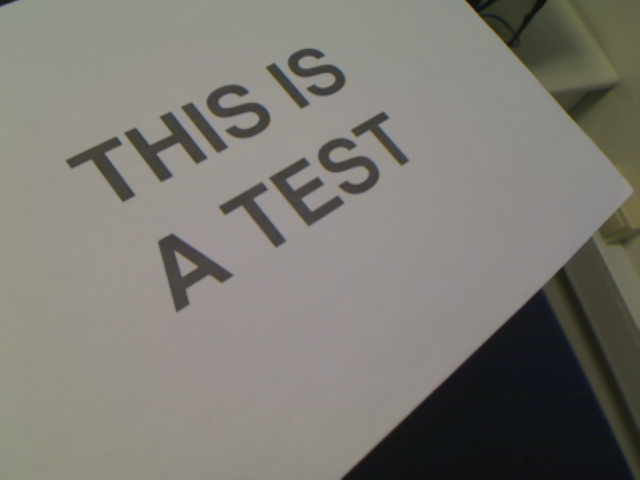
#> input picture images/contours.png, 640 x 480 px
$ jupyter execute transf-dist.ipynb   (shell and % lines are left out)
#> lines starting #> are read from the running program, lines starting #| are printed output that depends on the picture; after the words box and inside, x2 and y2 are one past the last pixel; in counts of white or black regions, pixels touching at a corner belong together
# Transformada de distancia

[wikipedia](https://en.wikipedia.org/wiki/Distance_transform)

Muchas tareas de procesamiento de imagen pueden atacarse de forma sencilla si se conoce la distancia de cualquier pixel de la imagen al punto más próximo de una determinada región $R$. En principio esto parece computacionalmente muy costoso, ya que exige calcular $N\times M$ distancias, siendo $N$ el número de pixels de interés en la imagen y $M$ el de los que pertenecen a $R$. Si nos interesa la imagen completa este número es enorme. Afortunadamente, existen [algoritmos](https://www.springer.com/cda/content/document/cda_downloaddocument/9780387312019-c1.pdf) muy eficientes para calcular la distancia de todos los puntos de la imagen. Por ejemplo, es posible calcular la transformada de distancia euclídea (aproximada) mediante solo dos pasadas por la imagen ([Borgefors](https://www.realestatetrading.com/storage/documents/Borgefors86__Work.pdf)).

[cell 1]

import numpy             as np
import cv2               as cv
import matplotlib.pyplot as plt

Veamos un ejemplo con la implementación de la transformada de distancia Euclídea exacta proporcionada por scipy.

Creamos una imagen  de prueba con tres "objetos":

[cell 2]
from scipy.ndimage import distance_transform_edt

plt.figure(figsize=(6,6))
x = np.zeros([300,300])
x[100:105,100:105] = 1
x[200:250,200:205] = 2
x[200:205,50:55] = 3

plt.imshow(x,interpolation=None);

El convenio de esta función es que la región "objeto" $R$ tiene valor *False* (o cero). En ellos la distancia será cero. La función calcula la distancia en los pixels *True* (o mayores que cero).

[cell 3]
d = distance_transform_edt(x==0)

plt.imshow(d, 'gray');

Además de la distancia, podemos pedir el pixel concreto más cercano. Esto nos permite segmentar la imagen en regiones de mayor proximidad. El truco para conseguir la representacion siguiente es marcar cada región con un número distinto.

[cell 4]
d,idxs = distance_transform_edt(x==0,return_indices=True)
idxs.shape

plt.imshow(x[idxs[0],idxs[1]]);

## Esqueleto de una figura

Ahora vamos a aplicar la transformada para calcular la distancia desde dentro de una región hasta el exterior.

[cell 5]
img = cv.imread('../images/contours.png')
#> img is the input picture: shape (480, 640, 3); mean B, G, R 116.1, 122.4, 125.3
g   = cv.cvtColor(img,cv.COLOR_BGR2GRAY)
x = (g < 128)[10:350, 10:450]
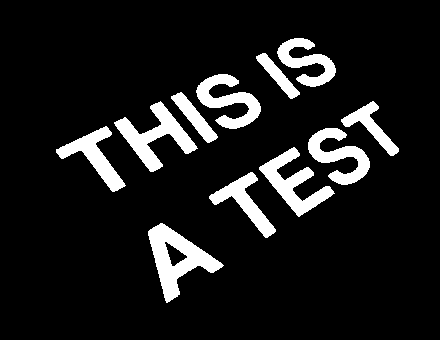
#> x: shape (340, 440) bool; 10.4% white; 11 white regions, largest, box (x1, y1, x2, y2) and area: (148, 223, 224, 303) 2376, (114, 101, 198, 172) 1974, (259, 147, 335, 217) 1790

plt.imshow(x);

[cell 6]
d = distance_transform_edt(x)
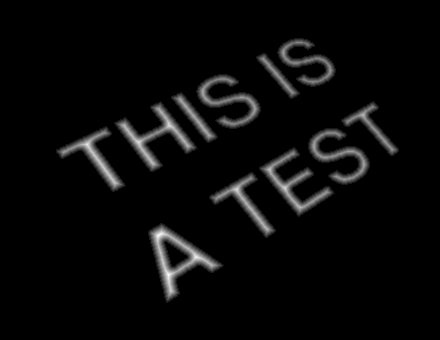
#> d: shape (340, 440) float64; min 0, max 9.85, mean 0.353; drawn with min black and max white

plt.imshow(d, 'gray');

Ampliamos un poco, y vemos como las zonas de máxima distancia se encuentran en la zona central de cada trozo:

[cell 7]
plt.imshow(d[200:310,120:250], 'gray');

El [skeleton](http://scikit-image.org/docs/0.10.x/auto_examples/plot_medial_transform.html) de la figura es el conjunto de puntos que tienen al menos dos puntos frontera a la máxima distancia. Está implementado en *skimage*.

[cell 8]
from skimage.morphology import medial_axis

[cell 9]
plt.figure(figsize=(8,8))
plt.imshow(medial_axis(x.astype(np.uint8)),interpolation='nearest');

## Separación de estructuras convexas solapadas

La siguiente imagen procede de una segmentación por color de una escena en la que hay numerosos objetos redondeados. Si estuvieran perfectamente separados se podrían identificar fácilmente mediante un sencillo etiquetado de componentes conexas. Al estar muchos de ellos pegados esto no funciona.

[cell 10]
img = cv.imread('../images/segm.png')
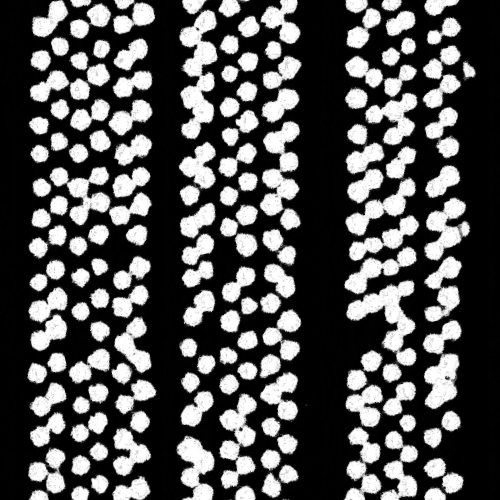
#> input picture images/segm.png, 500 x 500 px
#> img is the input picture: shape (500, 500, 3); min 0, max 255, mean 83.1
bw = cv.cvtColor(img,cv.COLOR_BGR2GRAY)

plt.figure(figsize=(6,6))
plt.imshow(bw,'gray');

Para este tipo de problema la transformada de distancia es muy útil. En este ejemplo usamos la implementación de OpenCV, que nos pide el tipo de distancia y el tamaño de una máscara auxiliar. La image de entrada debe ser de tipo *byte*, y de nuevo los puntos del fondo, con valor cero, son la región respecto a la cual se calcula la distancia. Mostramos un fragmento ampliado del resultado:

[cell 11]
plt.figure(figsize=(6,6))
td = cv.distanceTransform( (bw > 32).astype(np.uint8) , cv.DIST_L2, 5)
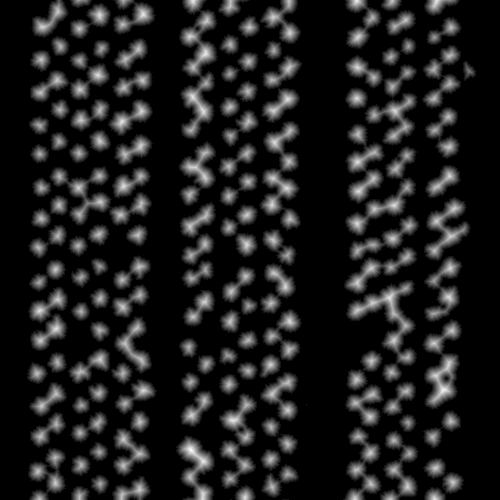
#> td: shape (500, 500) float32; min 0, max 12.19, mean 1.45; drawn with min black and max white
plt.imshow(td[:200,:200],'gray');

Se observa que los máximos de distancia están cerca del centro de cada mancha aunque haya objetos solapados: los estrechamientos producen picos de distancia claramente distintos. Estos picos pueden detectarse con una operación de "supresión de no máximos" (*nonmaxima supression (nms)*), que sea capaz de detectar máximos locales. Una forma simple de implementar esta operación consiste en comparar la imagen con un filtro de máximo de ella misma. Los máximos locales tendrán un valor igual al del máximo de sus vecinos. (Este método no es perfecto porque no tiene en cuenta posibles empates.)

[cell 12]
def nms(x, t = 0.1):
    m = cv.dilate(x, np.ones((5,5),np.uint8))  # filtro de máximo implementado como dilatación
    h = np.max(m)
    return (x == m) & (x > t*h)

Una idea que parece funcionar bastante bien consiste en suavizar ligeramente la imagen de entrada (con la idea de redondear los bordes), binarizar con un umbral razonable para crear la imagen de entrada, y calcular un suavizado final de la transformada de distancia para deshacer posibles empates, dejando pixels individuales como centros de los objetos detectados.

[cell 13]
S1 = 1
H  = 32
S2 = 1

dist = cv.GaussianBlur(cv.distanceTransform((cv.GaussianBlur(bw,(0,0),S1) > H).astype(np.uint8), cv.DIST_L2, 3),(0,0),S2)

[cell 14]
plt.figure(figsize=(6,6))
plt.imshow(dist[:200,:200],'gray');
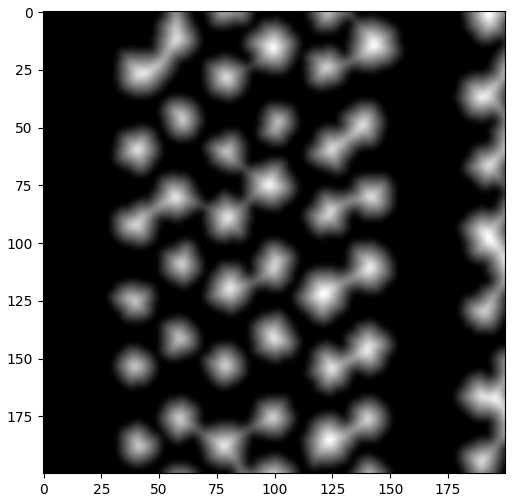
#> figure drawn by matplotlib, 1 panel

Extraemos los máximos locales con nms, que produce una imagen booleana, y de ella extraemos las coordenadas de los extremos. El tamaño del cada objeto nos lo da precisamente el valor de la transformada de distancia en los extremos. Correspondería al radio si el objeto fuera perfectamente circular.

[cell 15]
points = nms(dist)
#> in nms, `m = cv.dilate(x, np.ones((5,5),np.uint8))`:
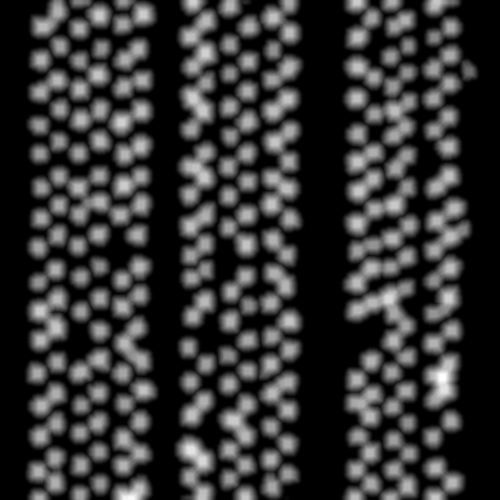
#> m: shape (500, 500) float32; min 0, max 13.79, mean 2.9; drawn with min black and max white
#> in nms, `h = np.max(m)`: h = 13.79
#> in nms, `return (x == m) & (x > t*h)`:
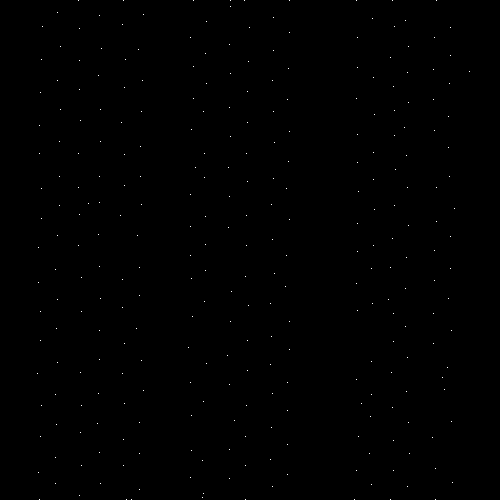
#> returned value: shape (500, 500) bool; 0.12% white in thin lines or dots, all inside (x1, y1, x2, y2) = (37, 0, 470, 500)

py,px = np.where(points)
#> py = 289 values from 0 to 499; px = 289 values, max 469 at index 44, min 37 at index 214, mean 242.1

fig, ax = plt.subplots(figsize=(15,15))

ax.imshow(dist);
#ax.imshow(img,'gray')

ax.plot(px,py,'.',color='red');

for x,y in zip(px,py):
    ax.add_patch(plt.Circle((x,y),dist[y,x],color='red',fill=False,lw=2));
#> this loop made 289 passes
#> (x, y) on passes 1 to 3: (78, 0), (123, 0), (193, 0)
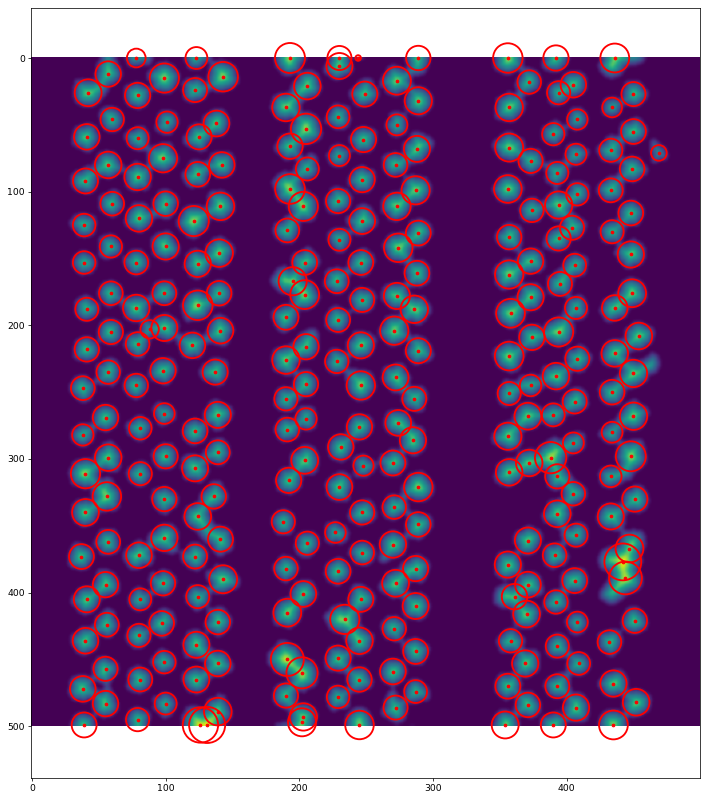
#> figure drawn by matplotlib, 1 panel

[watershed]: https://en.wikipedia.org/wiki/Watershed_(image_processing)

Finalmente podemos comparar esta segmentación circular con el resultado obtenido por la técnica [watershed][watershed], que parte de "semillas" (en nuestro caso usamos los extremos de distancia) y va extendiendo las regiones hasta que se toquen, creando algo análogo a las cuencas hidrográficas.

[cell 16]
plt.figure(figsize=(14,14))
ws = cv.watershed(img,cv.connectedComponents(points.astype(np.uint8))[-1])
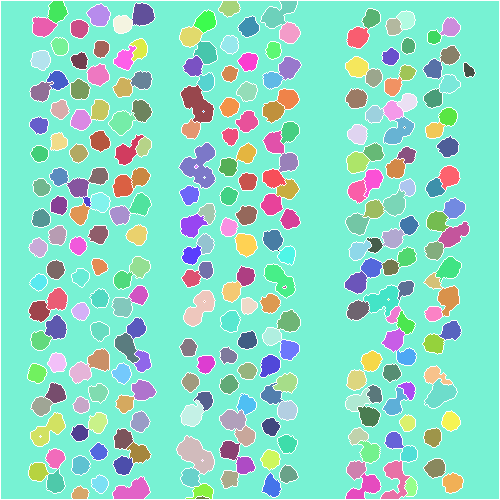
#> ws: shape (500, 500) int32; 275 distinct labels, from -1 to 282; one colour per label, 0 black, -1 white
plt.imshow(ws==-1,'gray');
plt.plot(px,py,'.',color='red');
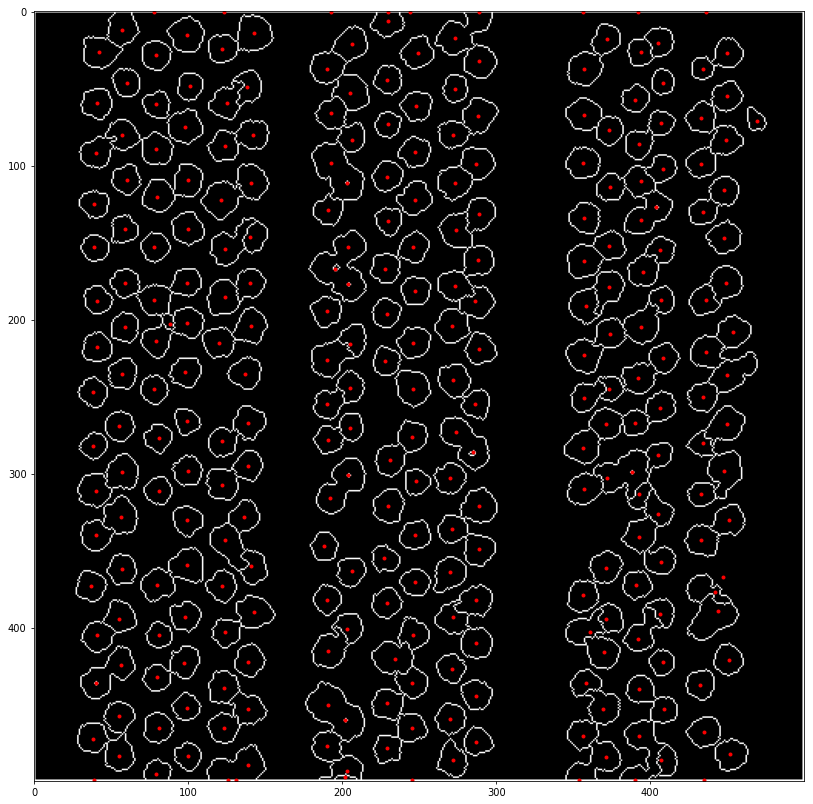
#> figure drawn by matplotlib, 1 panel
